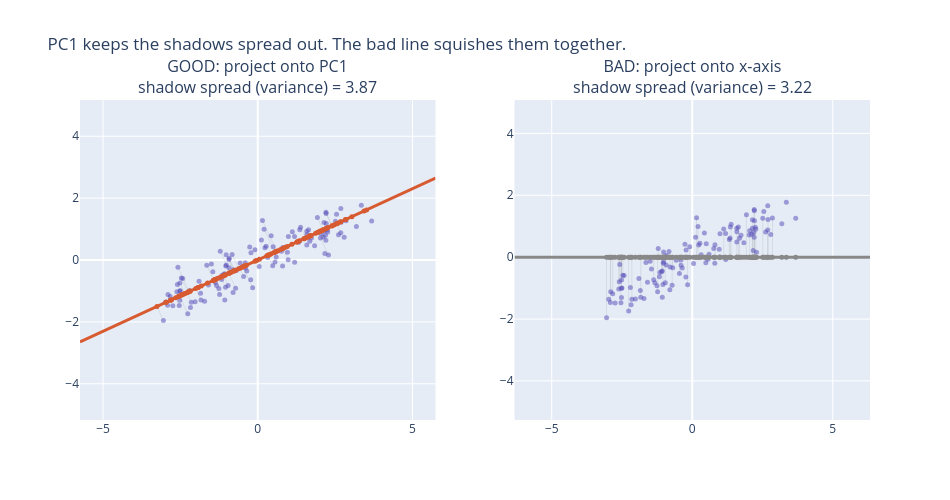

Notebook code cell kept with this figure:
### Markdown cell above
**THIS is projection.** Every purple point sends a perpendicular ray down to the orange line. The orange dot where it lands is its shadow. We just turned a 2D point into a single number (how far along the orange line the shadow sits).

Notice the shadows are nicely spread out along the line — they keep most of the separation the original points had. That's *not an accident*. PCA chose this line precisely because it maximizes how spread out the shadows are.

## Step 3: Why is PC1 the *best* line? Compare a bad choice.

Let's project onto a bad direction (say, straight down onto the x-axis) and watch the shadows bunch up and lose information.

### Code cell
bad_dir = np.array([1.0, 0.0])    # project onto x-axis (a bad choice)
coords_bad = X @ bad_dir
feet_bad = np.outer(coords_bad, bad_dir)

fig = make_subplots(rows=1, cols=2, subplot_titles=(
    f'GOOD: project onto PC1<br>shadow spread (variance) = {coords_pc1.var():.2f}',
    f'BAD: project onto x-axis<br>shadow spread (variance) = {coords_bad.var():.2f}'
))

# --- left: good ---
fig.add_trace(go.Scatter(x=[-pc1[0]*line_ext, pc1[0]*line_ext],
    y=[-pc1[1]*line_ext, pc1[1]*line_ext], mode='lines',
    line=dict(color='#D85A30', width=3), showlegend=False), row=1, col=1)
for i in range(0, n, 2):
    fig.add_trace(go.Scatter(x=[X[i,0], feet[i,0]], y=[X[i,1], feet[i,1]],
        mode='lines', line=dict(color='gray', width=0.5), opacity=0.3,
        showlegend=False, hoverinfo='skip'), row=1, col=1)
fig.add_trace(go.Scatter(x=X[:,0], y=X[:,1], mode='markers',
    marker=dict(size=5, color='#534AB7', opacity=0.5), showlegend=False), row=1, col=1)
fig.add_trace(go.Scatter(x=feet[:,0], y=feet[:,1], mode='markers',
    marker=dict(size=5, color='#D85A30'), showlegend=False), row=1, col=1)

# --- right: bad ---
fig.add_trace(go.Scatter(x=[-line_ext, line_ext], y=[0, 0], mode='lines',
    line=dict(color='#888', width=3), showlegend=False), row=1, col=2)
for i in range(0, n, 2):
    fig.add_trace(go.Scatter(x=[X[i,0], feet_bad[i,0]], y=[X[i,1], feet_bad[i,1]],
        mode='lines', line=dict(color='gray', width=0.5), opacity=0.3,
        showlegend=False, hoverinfo='skip'), row=1, col=2)
fig.add_trace(go.Scatter(x=X[:,0], y=X[:,1], mode='markers',
    marker=dict(size=5, color='#534AB7', opacity=0.5), showlegend=False), row=1, col=2)
fig.add_trace(go.Scatter(x=feet_bad[:,0], y=feet_bad[:,1], mode='markers',
    marker=dict(size=5, color='#888'), showlegend=False), row=1, col=2)

fig.update_layout(title='PC1 keeps the shadows spread out. The bad line squishes them together.',
    width=950, height=500)
fig.update_yaxes(scaleanchor='x', scaleratio=1)
fig.show()

### Figure 1 — Plotly figure (JSON) as saved in the notebook; plotly's stock layout.template omitted (floating-point values rounded to 4 significant figures)
{"data": [{"line": {"color": "#D85A30", "width": 3}, "mode": "lines", "showlegend": false, "type": "scatter", "x": [5.745, -5.745], "xaxis": "x", "y": [2.646, -2.646], "yaxis": "y"}, {"hoverinfo": "skip", "line": {"color": "gray", "width": 0.5}, "mode": "lines", "opacity": 0.3, "showlegend": false, "type": "scatter", "x": [-0.9213, -0.7398], "xaxis": "x", "y": [0.05325, -0.3407], "yaxis": "y"}, {"hoverinfo": "skip", "line": {"color": "gray", "width": 0.5}, "mode": "lines", "opacity": 0.3, "showlegend": false, "type": "scatter", "x": [1.347, 1.346], "xaxis": "x", "y": [0.6179, 0.6201], "yaxis": "y"}, {"hoverinfo": "skip", "line": {"color": "gray", "width": 0.5}, "mode": "lines", "opacity": 0.3, "showlegend": false, "type": "scatter", "x": [-1.833, -2.004], "xaxis": "x", "y": [-1.293, -0.9228], "yaxis": "y"}, {"hoverinfo": "skip", "line": {"color": "gray", "width": 0.5}, "mode": "lines", "opacity": 0.3, "showlegend": false, "type": "scatter", "x": [-2.537, -2.652], "xaxis": "x", "y": [-1.472, -1.222], "yaxis": "y"}, {"hoverinfo": "skip", "line": {"color": "gray", "width": 0.5}, "mode": "lines", "opacity": 0.3, "showlegend": false, "type": "scatter", "x": [0.1528, 0.6114], "xaxis": "x", "y": [1.277, 0.2816], "yaxis": "y"}, {"hoverinfo": "skip", "line": {"color": "gray", "width": 0.5}, "mode": "lines", "opacity": 0.3, "showlegend": false, "type": "scatter", "x": [-2.901, -2.818], "xaxis": "x", "y": [-1.116, -1.298], "yaxis": "y"}, {"hoverinfo": "skip", "line": {"color": "gray", "width": 0.5}, "mode": "lines", "opacity": 0.3, "showlegend": false, "type": "scatter", "x": [2.042, 2.01], "xaxis": "x", "y": [0.8566, 0.926], "yaxis": "y"}, {"hoverinfo": "skip", "line": {"color": "gray", "width": 0.5}, "mode": "lines", "opacity": 0.3, "showlegend": false, "type": "scatter", "x": [-1.042, -1.195], "xaxis": "x", "y": [-0.8808, -0.5502], "yaxis": "y"}, {"hoverinfo": "skip", "line": {"color": "gray", "width": 0.5}, "mode": "lines", "opacity": 0.3, "showlegend": false, "type": "scatter", "x": [-0.9592, -1.105], "xaxis": "x", "y": [-0.8254, -0.5089], "yaxis": "y"}, {"hoverinfo": "skip", "line": {"color": "gray", "width": 0.5}, "mode": "lines", "opacity": 0.3, "showlegend": false, "type": "scatter", "x": [-1.064, -1.048], "xaxis": "x", "y": [-0.4483, -0.4826], "yaxis": "y"}, {"hoverinfo": "skip", "line": {"color": "gray", "width": 0.5}, "mode": "lines", "opacity": 0.3, "showlegend": false, "type": "scatter", "x": [0.8075, 0.8189], "xaxis": "x", "y": [0.4018, 0.3771], "yaxis": "y"}, {"hoverinfo": "skip", "line": {"color": "gray", "width": 0.5}, "mode": "lines", "opacity": 0.3, "showlegend": false, "type": "scatter", "x": [-1.212, -0.8926], "xaxis": "x", "y": [0.282, -0.4111], "yaxis": "y"}, {"hoverinfo": "skip", "line": {"color": "gray", "width": 0.5}, "mode": "lines", "opacity": 0.3, "showlegend": false, "type": "scatter", "x": [-0.1652, -0.4759], "xaxis": "x", "y": [-0.8938, -0.2192], "yaxis": "y"}, {"hoverinfo": "skip", "line": {"color": "gray", "width": 0.5}, "mode": "lines", "opacity": 0.3, "showlegend": false, "type": "scatter", "x": [-1.233, -1.442], "xaxis": "x", "y": [-1.118, -0.6639], "yaxis": "y"}, {"hoverinfo": "skip", "line": {"color": "gray", "width": 0.5}, "mode": "lines", "opacity": 0.3, "showlegend": false, "type": "scatter", "x": [0.9832, 0.8143], "xaxis": "x", "y": [0.00826, 0.375], "yaxis": "y"}, {"hoverinfo": "skip", "line": {"color": "gray", "width": 0.5}, "mode": "lines", "opacity": 0.3, "showlegend": false, "type": "scatter", "x": [1.319, 1.305], "xaxis": "x", "y": [0.5727, 0.6013], "yaxis": "y"}, {"hoverinfo": "skip", "line": {"color": "gray", "width": 0.5}, "mode": "lines", "opacity": 0.3, "showlegend": false, "type": "scatter", "x": [-2.263, -2.527], "xaxis": "x", "y": [-1.737, -1.164], "yaxis": "y"}, {"hoverinfo": "skip", "line": {"color": "gray", "width": 0.5}, "mode": "lines", "opacity": 0.3, "showlegend": false, "type": "scatter", "x": [2.51, 2.547], "xaxis": "x", "y": [1.255, 1.173], "yaxis": "y"}, {"hoverinfo": "skip", "line": {"color": "gray", "width": 0.5}, "mode": "lines", "opacity": 0.3, "showlegend": false, "type": "scatter", "x": [-1.02, -0.7778], "xaxis": "x", "y": [0.168, -0.3582], "yaxis": "y"}, {"hoverinfo": "skip", "line": {"color": "gray", "width": 0.5}, "mode": "lines", "opacity": 0.3, "showlegend": false, "type": "scatter", "x": [0.5974, 0.5295], "xaxis": "x", "y": [0.09637, 0.2439], "yaxis": "y"}, {"hoverinfo": "skip", "line": {"color": "gray", "width": 0.5}, "mode": "lines", "opacity": 0.3, "showlegend": false, "type": "scatter", "x": [-2.58, -2.219], "xaxis": "x", "y": [-0.237, -1.022], "yaxis": "y"}, {"hoverinfo": "skip", "line": {"color": "gray", "width": 0.5}, "mode": "lines", "opacity": 0.3, "showlegend": false, "type": "scatter", "x": [-3.049, -3.259], "xaxis": "x", "y": [-1.957, -1.501], "yaxis": "y"}, {"hoverinfo": "skip", "line": {"color": "gray", "width": 0.5}, "mode": "lines", "opacity": 0.3, "showlegend": false, "type": "scatter", "x": [-1.648, -1.424], "xaxis": "x", "y": [-0.1689, -0.6559], "yaxis": "y"}, {"hoverinfo": "skip", "line": {"color": "gray", "width": 0.5}, "mode": "lines", "opacity": 0.3, "showlegend": false, "type": "scatter", "x": [-0.692, -0.6999], "xaxis": "x", "y": [-0.3393, -0.3223], "yaxis": "y"}, {"hoverinfo": "skip", "line": {"color": "gray", "width": 0.5}, "mode": "lines", "opacity": 0.3, "showlegend": false, "type": "scatter", "x": [0.4835, 0.3295], "xaxis": "x", "y": [-0.1826, 0.1518], "yaxis": "y"}, {"hoverinfo": "skip", "line": {"color": "gray", "width": 0.5}, "mode": "lines", "opacity": 0.3, "showlegend": false, "type": "scatter", "x": [2.287, 1.948], "xaxis": "x", "y": [0.1603, 0.897], "yaxis": "y"}, {"hoverinfo": "skip", "line": {"color": "gray", "width": 0.5}, "mode": "lines", "opacity": 0.3, "showlegend": false, "type": "scatter", "x": [2.853, 2.835], "xaxis": "x", "y": [1.265, 1.306], "yaxis": "y"}, {"hoverinfo": "skip", "line": {"color": "gray", "width": 0.5}, "mode": "lines", "opacity": 0.3, "showlegend": false, "type": "scatter", "x": [0.2049, 0.547], "xaxis": "x", "y": [0.9947, 0.2519], "yaxis": "y"}, {"hoverinfo": "skip", "line": {"color": "gray", "width": 0.5}, "mode": "lines", "opacity": 0.3, "showlegend": false, "type": "scatter", "x": [-2.148, -2.29], "xaxis": "x", "y": [-1.363, -1.055], "yaxis": "y"}, {"hoverinfo": "skip", "line": {"color": "gray", "width": 0.5}, "mode": "lines", "opacity": 0.3, "showlegend": false, "type": "scatter", "x": [-2.516, -2.357], "xaxis": "x", "y": [-0.7398, -1.086], "yaxis": "y"}, {"hoverinfo": "skip", "line": {"color": "gray", "width": 0.5}, "mode": "lines", "opacity": 0.3, "showlegend": false, "type": "scatter", "x": [-0.8277, -0.6147], "xaxis": "x", "y": [0.1793, -0.2831], "yaxis": "y"}, {"hoverinfo": "skip", "line": {"color": "gray", "width": 0.5}, "mode": "lines", "opacity": 0.3, "showlegend": false, "type": "scatter", "x": [2.202, 2.06], "xaxis": "x", "y": [0.6416, 0.9489], "yaxis": "y"}, {"hoverinfo": "skip", "line": {"color": "gray", "width": 0.5}, "mode": "lines", "opacity": 0.3, "showlegend": false, "type": "scatter", "x": [-0.4558, -0.5772], "xaxis": "x", "y": [-0.5295, -0.2659], "yaxis": "y"}, {"hoverinfo": "skip", "line": {"color": "gray", "width": 0.5}, "mode": "lines", "opacity": 0.3, "showlegend": false, "type": "scatter", "x": [-2.519, -2.458], "xaxis": "x", "y": [-1.001, -1.132], "yaxis": "y"}, {"hoverinfo": "skip", "line": {"color": "gray", "width": 0.5}, "mode": "lines", "opacity": 0.3, "showlegend": false, "type": "scatter", "x": [-2.83, -2.784], "xaxis": "x", "y": [-1.183, -1.282], "yaxis": "y"}, {"hoverinfo": "skip", "line": {"color": "gray", "width": 0.5}, "mode": "lines", "opacity": 0.3, "showlegend": false, "type": "scatter", "x": [2.209, 2.392], "xaxis": "x", "y": [1.499, 1.102], "yaxis": "y"}, {"hoverinfo": "skip", "line": {"color": "gray", "width": 0.5}, "mode": "lines", "opacity": 0.3, "showlegend": false, "type": "scatter", "x": [-2.469, -2.258], "xaxis": "x", "y": [-0.5822, -1.04], "yaxis": "y"}, {"hoverinfo": "skip", "line": {"color": "gray", "width": 0.5}, "mode": "lines", "opacity": 0.3, "showlegend": false, "type": "scatter", "x": [1.682, 1.619], "xaxis": "x", "y": [0.6079, 0.7456], "yaxis": "y"}, {"hoverinfo": "skip", "line": {"color": "gray", "width": 0.5}, "mode": "lines", "opacity": 0.3, "showlegend": false, "type": "scatter", "x": [1.642, 1.725], "xaxis": "x", "y": [0.9742, 0.7943], "yaxis": "y"}, {"hoverinfo": "skip", "line": {"color": "gray", "width": 0.5}, "mode": "lines", "opacity": 0.3, "showlegend": false, "type": "scatter", "x": [-1.093, -1.076], "xaxis": "x", "y": [-0.4598, -0.4957], "yaxis": "y"}, {"hoverinfo": "skip", "line": {"color": "gray", "width": 0.5}, "mode": "lines", "opacity": 0.3, "showlegend": false, "type": "scatter", "x": [2.26, 2.207], "xaxis": "x", "y": [0.9016, 1.017], "yaxis": "y"}, {"hoverinfo": "skip", "line": {"color": "gray", "width": 0.5}, "mode": "lines", "opacity": 0.3, "showlegend": false, "type": "scatter", "x": [-0.7916, -0.7734], "xaxis": "x", "y": [-0.3165, -0.3562], "yaxis": "y"}, {"hoverinfo": "skip", "line": {"color": "gray", "width": 0.5}, "mode": "lines", "opacity": 0.3, "showlegend": false, "type": "scatter", "x": [-1.017, -0.8992], "xaxis": "x", "y": [-0.1592, -0.4141], "yaxis": "y"}, {"hoverinfo": "skip", "line": {"color": "gray", "width": 0.5}, "mode": "lines", "opacity": 0.3, "showlegend": false, "type": "scatter", "x": [1.384, 1.545], "xaxis": "x", "y": [1.062, 0.7117], "yaxis": "y"}, {"hoverinfo": "skip", "line": {"color": "gray", "width": 0.5}, "mode": "lines", "opacity": 0.3, "showlegend": false, "type": "scatter", "x": [2.686, 2.549], "xaxis": "x", "y": [0.8781, 1.174], "yaxis": "y"}, {"hoverinfo": "skip", "line": {"color": "gray", "width": 0.5}, "mode": "lines", "opacity": 0.3, "showlegend": false, "type": "scatter", "x": [-2.599, -2.446], "xaxis": "x", "y": [-0.7943, -1.126], "yaxis": "y"}, {"hoverinfo": "skip", "line": {"color": "gray", "width": 0.5}, "mode": "lines", "opacity": 0.3, "showlegend": false, "type": "scatter", "x": [1.588, 1.622], "xaxis": "x", "y": [0.822, 0.7471], "yaxis": "y"}, {"hoverinfo": "skip", "line": {"color": "gray", "width": 0.5}, "mode": "lines", "opacity": 0.3, "showlegend": false, "type": "scatter", "x": [1.927, 2.111], "xaxis": "x", "y": [1.372, 0.9724], "yaxis": "y"}, {"hoverinfo": "skip", "line": {"color": "gray", "width": 0.5}, "mode": "lines", "opacity": 0.3, "showlegend": false, "type": "scatter", "x": [-0.09003, 0.05303], "xaxis": "x", "y": [0.3351, 0.02443], "yaxis": "y"}, {"hoverinfo": "skip", "line": {"color": "gray", "width": 0.5}, "mode": "lines", "opacity": 0.3, "showlegend": false, "type": "scatter", "x": [-2.914, -2.96], "xaxis": "x", "y": [-1.463, -1.363], "yaxis": "y"}, {"hoverinfo": "skip", "line": {"color": "gray", "width": 0.5}, "mode": "lines", "opacity": 0.3, "showlegend": false, "type": "scatter", "x": [-2.614, -2.547], "xaxis": "x", "y": [-1.028, -1.173], "yaxis": "y"}, {"hoverinfo": "skip", "line": {"color": "gray", "width": 0.5}, "mode": "lines", "opacity": 0.3, "showlegend": false, "type": "scatter", "x": [-0.9323, -0.7641], "xaxis": "x", "y": [0.01328, -0.3519], "yaxis": "y"}, {"hoverinfo": "skip", "line": {"color": "gray", "width": 0.5}, "mode": "lines", "opacity": 0.3, "showlegend": false, "type": "scatter", "x": [2.204, 2.405], "xaxis": "x", "y": [1.544, 1.108], "yaxis": "y"}, {"hoverinfo": "skip", "line": {"color": "gray", "width": 0.5}, "mode": "lines", "opacity": 0.3, "showlegend": false, "type": "scatter", "x": [-0.4021, -0.3664], "xaxis": "x", "y": [-0.09116, -0.1687], "yaxis": "y"}, {"hoverinfo": "skip", "line": {"color": "gray", "width": 0.5}, "mode": "lines", "opacity": 0.3, "showlegend": false, "type": "scatter", "x": [-1.372, -1.408], "xaxis": "x", "y": [-0.7268, -0.6484], "yaxis": "y"}, {"hoverinfo": "skip", "line": {"color": "gray", "width": 0.5}, "mode": "lines", "opacity": 0.3, "showlegend": false, "type": "scatter", "x": [-0.716, -0.9365], "xaxis": "x", "y": [-0.91, -0.4313], "yaxis": "y"}, {"hoverinfo": "skip", "line": {"color": "gray", "width": 0.5}, "mode": "lines", "opacity": 0.3, "showlegend": false, "type": "scatter", "x": [2.139, 2.12], "xaxis": "x", "y": [0.9347, 0.9765], "yaxis": "y"}, {"hoverinfo": "skip", "line": {"color": "gray", "width": 0.5}, "mode": "lines", "opacity": 0.3, "showlegend": false, "type": "scatter", "x": [1.119, 1.269], "xaxis": "x", "y": [0.9115, 0.5846], "yaxis": "y"}, {"hoverinfo": "skip", "line": {"color": "gray", "width": 0.5}, "mode": "lines", "opacity": 0.3, "showlegend": false, "type": "scatter", "x": [2.14, 2.225], "xaxis": "x", "y": [1.209, 1.025], "yaxis": "y"}, {"hoverinfo": "skip", "line": {"color": "gray", "width": 0.5}, "mode": "lines", "opacity": 0.3, "showlegend": false, "type": "scatter", "x": [2.696, 2.688], "xaxis": "x", "y": [1.221, 1.238], "yaxis": "y"}, {"marker": {"color": "#534AB7", "opacity": 0.5, "size": 5}, "mode": "markers", "showlegend": false, "type": "scatter", "x": [-0.9213, 2.686, 1.347, 0.1188, -1.833, -1.847, -2.537, 2.216, 0.1528, 1.192, -2.901, 2.611, 2.042, -1.452, -1.042, -1.717, -0.9592, 0.231, -1.064, -1.151, 0.8075, -1.065, -1.212, -0.5689, -0.1652, 1.356, -1.233, 0.4985, 0.9832, -2.973, 1.319, -2.425, -2.263, 3.682, 2.51, 1.736, -1.02, -2.503, 0.5974, -0.2194, -2.58, 0.2728, -3.049, 3.188, -1.648, 0.9586, -0.692, -0.2597, 0.4835, -1.256, 2.287, 1.837, 2.853, 2.794, 0.2049, 2.115, -2.148, -1.593, -2.516, -0.7972, -0.8277, -1.167, 2.202, -1.033, -0.4558, 0.558, -2.519, 2.188, -2.83, 3.348, 2.209, -2.024, -2.469, 2.17, 1.682, 2.245, 1.642, -2.745, -1.093, -2.519, 2.26, 0.9885, -0.7916, -2.175, -1.017, -0.3552, 1.384, 2.026, 2.686, -0.3973, -2.599, 1.585, 1.588, 0.7656, 1.927, 0.04593, -0.09003, -0.9284, -2.914, -1.898, -2.614, 0.4325, -0.9323, 0.3178, 2.204, -1.33, -0.4021, 1.188, -1.372, -2.202, -0.716, -1.499, 2.139, 1.586, 1.119, 2.547, 2.14, -0.2272, 2.696, 0.8026], "xaxis": "x", "y": [0.05325, 1.661, 0.6179, 0.6476, -1.293, -1.079, -1.472, 1.179, 1.277, -0.07466, -1.116, 0.8127, 0.8566, -0.3794, -0.8808, -1.333, -0.8254, 0.3941, -0.4483, -0.4917, 0.4018, -1.294, 0.282, -0.09932, -0.8938, 0.9781, -1.118, 0.4317, 0.00826, -1.359, 0.5727, -0.5941, -1.737, 1.261, 1.255, 0.7119, 0.168, -0.997, 0.09637, 0.2356, -0.237, 0.4465, -1.957, 1.082, -0.1689, 0.2525, -0.3393, 0.4181, -0.1826, -0.9212, 0.1603, 0.4637, 1.265, 0.7334, 0.9947, 0.7416, -1.363, -0.8117, -0.7398, -1.05, 0.1793, -0.6338, 0.6416, -0.1969, -0.5295, -0.06397, -1.001, 0.8005, -1.183, 1.774, 1.499, -1.351, -0.5822, 0.2136, 0.6079, 0.9704, 0.9742, -1.479, -0.4598, -1.302, 0.9016, 0.7578, -0.3165, -1.538, -0.1592, -0.3535, 1.062, 0.7125, 0.8781, -0.2594, -0.7943, 0.9319, 0.822, 0.2788, 1.372, -0.2072, 0.3351, -0.2502, -1.463, -0.6888, -1.028, 0.7827, 0.01328, 0.08214, 1.544, -0.8282, -0.09116, 0.7626, -0.7268, -0.983, -0.91, -0.1314, 0.9347, 0.4867, 0.9115, 1.479, 1.209, -0.6409, 1.221, -0.1929], "yaxis": "y"}, {"marker": {"color": "#D85A30", "size": 5}, "mode": "markers", "showlegend": false, "type": "scatter", "x": [-0.7398, 2.847, 1.346, 0.3441, -2.004, -1.934, -2.652, 2.276, 0.6114, 0.9554, -2.818, 2.463, 2.01, -1.342, -1.195, -1.923, -1.105, 0.3404, -1.048, -1.136, 0.8189, -1.371, -0.8926, -0.5071, -0.4759, 1.49, -1.442, 0.5753, 0.8143, -2.969, 1.305, -2.227, -2.527, 3.517, 2.547, 1.703, -0.7778, -2.444, 0.5295, -0.09145, -2.219, 0.3947, -3.259, 3.041, -1.424, 0.8868, -0.6999, -0.05536, 0.3295, -1.386, 1.948, 1.692, 2.835, 2.584, 0.547, 2.027, -2.29, -1.623, -2.357, -1.057, -0.6147, -1.203, 2.06, -0.927, -0.5772, 0.436, -2.458, 2.109, -2.784, 3.436, 2.392, -2.183, -2.258, 1.872, 1.619, 2.221, 1.725, -2.827, -1.076, -2.573, 2.207, 1.103, -0.7734, -2.379, -0.8992, -0.4274, 1.545, 1.942, 2.549, -0.4263, -2.446, 1.662, 1.622, 0.7375, 2.111, -0.04084, 0.05303, -0.861, -2.96, -1.827, -2.547, 0.6542, -0.7641, 0.2934, 2.405, -1.412, -0.3664, 1.27, -1.408, -2.19, -0.9365, -1.286, 2.12, 1.493, 1.269, 2.663, 2.225, -0.431, 2.688, 0.5888], "xaxis": "x", "y": [-0.3407, 1.311, 0.6201, 0.1585, -0.9228, -0.8907, -1.222, 1.048, 0.2816, 0.44, -1.298, 1.134, 0.926, -0.6181, -0.5502, -0.8858, -0.5089, 0.1568, -0.4826, -0.5234, 0.3771, -0.6313, -0.4111, -0.2336, -0.2192, 0.6864, -0.6639, 0.2649, 0.375, -1.367, 0.6013, -1.026, -1.164, 1.62, 1.173, 0.7843, -0.3582, -1.126, 0.2439, -0.04212, -1.022, 0.1818, -1.501, 1.401, -0.6559, 0.4084, -0.3223, -0.02549, 0.1518, -0.6383, 0.897, 0.7791, 1.306, 1.19, 0.2519, 0.9335, -1.055, -0.7473, -1.086, -0.4867, -0.2831, -0.5542, 0.9489, -0.4269, -0.2659, 0.2008, -1.132, 0.9715, -1.282, 1.583, 1.102, -1.005, -1.04, 0.862, 0.7456, 1.023, 0.7943, -1.302, -0.4957, -1.185, 1.017, 0.5082, -0.3562, -1.096, -0.4141, -0.1968, 0.7117, 0.8944, 1.174, -0.1964, -1.126, 0.7652, 0.7471, 0.3397, 0.9724, -0.01881, 0.02443, -0.3966, -1.363, -0.8416, -1.173, 0.3013, -0.3519, 0.1351, 1.108, -0.6505, -0.1687, 0.585, -0.6484, -1.009, -0.4313, -0.5925, 0.9765, 0.6878, 0.5846, 1.226, 1.025, -0.1985, 1.238, 0.2712], "yaxis": "y"}, {"line": {"color": "#888", "width": 3}, "mode": "lines", "showlegend": false, "type": "scatter", "x": [-6.325, 6.325], "xaxis": "x2", "y": [0, 0], "yaxis": "y2"}, {"hoverinfo": "skip", "line": {"color": "gray", "width": 0.5}, "mode": "lines", "opacity": 0.3, "showlegend": false, "type": "scatter", "x": [-0.9213, -0.9213], "xaxis": "x2", "y": [0.05325, 0], "yaxis": "y2"}, {"hoverinfo": "skip", "line": {"color": "gray", "width": 0.5}, "mode": "lines", "opacity": 0.3, "showlegend": false, "type": "scatter", "x": [1.347, 1.347], "xaxis": "x2", "y": [0.6179, 0], "yaxis": "y2"}, {"hoverinfo": "skip", "line": {"color": "gray", "width": 0.5}, "mode": "lines", "opacity": 0.3, "showlegend": false, "type": "scatter", "x": [-1.833, -1.833], "xaxis": "x2", "y": [-1.293, 0], "yaxis": "y2"}, {"hoverinfo": "skip", "line": {"color": "gray", "width": 0.5}, "mode": "lines", "opacity": 0.3, "showlegend": false, "type": "scatter", "x": [-2.537, -2.537], "xaxis": "x2", "y": [-1.472, 0], "yaxis": "y2"}, {"hoverinfo": "skip", "line": {"color": "gray", "width": 0.5}, "mode": "lines", "opacity": 0.3, "showlegend": false, "type": "scatter", "x": [0.1528, 0.1528], "xaxis": "x2", "y": [1.277, 0], "yaxis": "y2"}, {"hoverinfo": "skip", "line": {"color": "gray", "width": 0.5}, "mode": "lines", "opacity": 0.3, "showlegend": false, "type": "scatter", "x": [-2.901, -2.901], "xaxis": "x2", "y": [-1.116, 0], "yaxis": "y2"}, {"hoverinfo": "skip", "line": {"color": "gray", "width": 0.5}, "mode": "lines", "opacity": 0.3, "showlegend": false, "type": "scatter", "x": [2.042, 2.042], "xaxis": "x2", "y": [0.8566, 0], "yaxis": "y2"}, {"hoverinfo": "skip", "line": {"color": "gray", "width": 0.5}, "mode": "lines", "opacity": 0.3, "showlegend": false, "type": "scatter", "x": [-1.042, -1.042], "xaxis": "x2", "y": [-0.8808, 0], "yaxis": "y2"}, {"hoverinfo": "skip", "line": {"color": "gray", "width": 0.5}, "mode": "lines", "opacity": 0.3, "showlegend": false, "type": "scatter", "x": [-0.9592, -0.9592], "xaxis": "x2", "y": [-0.8254, 0], "yaxis": "y2"}, {"hoverinfo": "skip", "line": {"color": "gray", "width": 0.5}, "mode": "lines", "opacity": 0.3, "showlegend": false, "type": "scatter", "x": [-1.064, -1.064], "xaxis": "x2", "y": [-0.4483, 0], "yaxis": "y2"}, {"hoverinfo": "skip", "line": {"color": "gray", "width": 0.5}, "mode": "lines", "opacity": 0.3, "showlegend": false, "type": "scatter", "x": [0.8075, 0.8075], "xaxis": "x2", "y": [0.4018, 0], "yaxis": "y2"}, {"hoverinfo": "skip", "line": {"color": "gray", "width": 0.5}, "mode": "lines", "opacity": 0.3, "showlegend": false, "type": "scatter", "x": [-1.212, -1.212], "xaxis": "x2", "y": [0.282, 0], "yaxis": "y2"}, {"hoverinfo": "skip", "line": {"color": "gray", "width": 0.5}, "mode": "lines", "opacity": 0.3, "showlegend": false, "type": "scatter", "x": [-0.1652, -0.1652], "xaxis": "x2", "y": [-0.8938, 0], "yaxis": "y2"}, {"hoverinfo": "skip", "line": {"color": "gray", "width": 0.5}, "mode": "lines", "opacity": 0.3, "showlegend": false, "type": "scatter", "x": [-1.233, -1.233], "xaxis": "x2", "y": [-1.118, 0], "yaxis": "y2"}, {"hoverinfo": "skip", "line": {"color": "gray", "width": 0.5}, "mode": "lines", "opacity": 0.3, "showlegend": false, "type": "scatter", "x": [0.9832, 0.9832], "xaxis": "x2", "y": [0.00826, 0], "yaxis": "y2"}, {"hoverinfo": "skip", "line": {"color": "gray", "width": 0.5}, "mode": "lines", "opacity": 0.3, "showlegend": false, "type": "scatter", "x": [1.319, 1.319], "xaxis": "x2", "y": [0.5727, 0], "yaxis": "y2"}, {"hoverinfo": "skip", "line": {"color": "gray", "width": 0.5}, "mode": "lines", "opacity": 0.3, "showlegend": false, "type": "scatter", "x": [-2.263, -2.263], "xaxis": "x2", "y": [-1.737, 0], "yaxis": "y2"}, {"hoverinfo": "skip", "line": {"color": "gray", "width": 0.5}, "mode": "lines", "opacity": 0.3, "showlegend": false, "type": "scatter", "x": [2.51, 2.51], "xaxis": "x2", "y": [1.255, 0], "yaxis": "y2"}, {"hoverinfo": "skip", "line": {"color": "gray", "width": 0.5}, "mode": "lines", "opacity": 0.3, "showlegend": false, "type": "scatter", "x": [-1.02, -1.02], "xaxis": "x2", "y": [0.168, 0], "yaxis": "y2"}, {"hoverinfo": "skip", "line": {"color": "gray", "width": 0.5}, "mode": "lines", "opacity": 0.3, "showlegend": false, "type": "scatter", "x": [0.5974, 0.5974], "xaxis": "x2", "y": [0.09637, 0], "yaxis": "y2"}, {"hoverinfo": "skip", "line": {"color": "gray", "width": 0.5}, "mode": "lines", "opacity": 0.3, "showlegend": false, "type": "scatter", "x": [-2.58, -2.58], "xaxis": "x2", "y": [-0.237, 0], "yaxis": "y2"}, {"hoverinfo": "skip", "line": {"color": "gray", "width": 0.5}, "mode": "lines", "opacity": 0.3, "showlegend": false, "type": "scatter", "x": [-3.049, -3.049], "xaxis": "x2", "y": [-1.957, 0], "yaxis": "y2"}, {"hoverinfo": "skip", "line": {"color": "gray", "width": 0.5}, "mode": "lines", "opacity": 0.3, "showlegend": false, "type": "scatter", "x": [-1.648, -1.648], "xaxis": "x2", "y": [-0.1689, 0], "yaxis": "y2"}, {"hoverinfo": "skip", "line": {"color": "gray", "width": 0.5}, "mode": "lines", "opacity": 0.3, "showlegend": false, "type": "scatter", "x": [-0.692, -0.692], "xaxis": "x2", "y": [-0.3393, 0], "yaxis": "y2"}, {"hoverinfo": "skip", "line": {"color": "gray", "width": 0.5}, "mode": "lines", "opacity": 0.3, "showlegend": false, "type": "scatter", "x": [0.4835, 0.4835], "xaxis": "x2", "y": [-0.1826, 0], "yaxis": "y2"}, {"hoverinfo": "skip", "line": {"color": "gray", "width": 0.5}, "mode": "lines", "opacity": 0.3, "showlegend": false, "type": "scatter", "x": [2.287, 2.287], "xaxis": "x2", "y": [0.1603, 0], "yaxis": "y2"}, {"hoverinfo": "skip", "line": {"color": "gray", "width": 0.5}, "mode": "lines", "opacity": 0.3, "showlegend": false, "type": "scatter", "x": [2.853, 2.853], "xaxis": "x2", "y": [1.265, 0], "yaxis": "y2"}, {"hoverinfo": "skip", "line": {"color": "gray", "width": 0.5}, "mode": "lines", "opacity": 0.3, "showlegend": false, "type": "scatter", "x": [0.2049, 0.2049], "xaxis": "x2", "y": [0.9947, 0], "yaxis": "y2"}, {"hoverinfo": "skip", "line": {"color": "gray", "width": 0.5}, "mode": "lines", "opacity": 0.3, "showlegend": false, "type": "scatter", "x": [-2.148, -2.148], "xaxis": "x2", "y": [-1.363, 0], "yaxis": "y2"}, {"hoverinfo": "skip", "line": {"color": "gray", "width": 0.5}, "mode": "lines", "opacity": 0.3, "showlegend": false, "type": "scatter", "x": [-2.516, -2.516], "xaxis": "x2", "y": [-0.7398, 0], "yaxis": "y2"}, {"hoverinfo": "skip", "line": {"color": "gray", "width": 0.5}, "mode": "lines", "opacity": 0.3, "showlegend": false, "type": "scatter", "x": [-0.8277, -0.8277], "xaxis": "x2", "y": [0.1793, 0], "yaxis": "y2"}, {"hoverinfo": "skip", "line": {"color": "gray", "width": 0.5}, "mode": "lines", "opacity": 0.3, "showlegend": false, "type": "scatter", "x": [2.202, 2.202], "xaxis": "x2", "y": [0.6416, 0], "yaxis": "y2"}, {"hoverinfo": "skip", "line": {"color": "gray", "width": 0.5}, "mode": "lines", "opacity": 0.3, "showlegend": false, "type": "scatter", "x": [-0.4558, -0.4558], "xaxis": "x2", "y": [-0.5295, 0], "yaxis": "y2"}, {"hoverinfo": "skip", "line": {"color": "gray", "width": 0.5}, "mode": "lines", "opacity": 0.3, "showlegend": false, "type": "scatter", "x": [-2.519, -2.519], "xaxis": "x2", "y": [-1.001, 0], "yaxis": "y2"}, {"hoverinfo": "skip", "line": {"color": "gray", "width": 0.5}, "mode": "lines", "opacity": 0.3, "showlegend": false, "type": "scatter", "x": [-2.83, -2.83], "xaxis": "x2", "y": [-1.183, 0], "yaxis": "y2"}, {"hoverinfo": "skip", "line": {"color": "gray", "width": 0.5}, "mode": "lines", "opacity": 0.3, "showlegend": false, "type": "scatter", "x": [2.209, 2.209], "xaxis": "x2", "y": [1.499, 0], "yaxis": "y2"}, {"hoverinfo": "skip", "line": {"color": "gray", "width": 0.5}, "mode": "lines", "opacity": 0.3, "showlegend": false, "type": "scatter", "x": [-2.469, -2.469], "xaxis": "x2", "y": [-0.5822, 0], "yaxis": "y2"}, {"hoverinfo": "skip", "line": {"color": "gray", "width": 0.5}, "mode": "lines", "opacity": 0.3, "showlegend": false, "type": "scatter", "x": [1.682, 1.682], "xaxis": "x2", "y": [0.6079, 0], "yaxis": "y2"}, {"hoverinfo": "skip", "line": {"color": "gray", "width": 0.5}, "mode": "lines", "opacity": 0.3, "showlegend": false, "type": "scatter", "x": [1.642, 1.642], "xaxis": "x2", "y": [0.9742, 0], "yaxis": "y2"}, {"hoverinfo": "skip", "line": {"color": "gray", "width": 0.5}, "mode": "lines", "opacity": 0.3, "showlegend": false, "type": "scatter", "x": [-1.093, -1.093], "xaxis": "x2", "y": [-0.4598, 0], "yaxis": "y2"}, {"hoverinfo": "skip", "line": {"color": "gray", "width": 0.5}, "mode": "lines", "opacity": 0.3, "showlegend": false, "type": "scatter", "x": [2.26, 2.26], "xaxis": "x2", "y": [0.9016, 0], "yaxis": "y2"}, {"hoverinfo": "skip", "line": {"color": "gray", "width": 0.5}, "mode": "lines", "opacity": 0.3, "showlegend": false, "type": "scatter", "x": [-0.7916, -0.7916], "xaxis": "x2", "y": [-0.3165, 0], "yaxis": "y2"}, {"hoverinfo": "skip", "line": {"color": "gray", "width": 0.5}, "mode": "lines", "opacity": 0.3, "showlegend": false, "type": "scatter", "x": [-1.017, -1.017], "xaxis": "x2", "y": [-0.1592, 0], "yaxis": "y2"}, {"hoverinfo": "skip", "line": {"color": "gray", "width": 0.5}, "mode": "lines", "opacity": 0.3, "showlegend": false, "type": "scatter", "x": [1.384, 1.384], "xaxis": "x2", "y": [1.062, 0], "yaxis": "y2"}, {"hoverinfo": "skip", "line": {"color": "gray", "width": 0.5}, "mode": "lines", "opacity": 0.3, "showlegend": false, "type": "scatter", "x": [2.686, 2.686], "xaxis": "x2", "y": [0.8781, 0], "yaxis": "y2"}, {"hoverinfo": "skip", "line": {"color": "gray", "width": 0.5}, "mode": "lines", "opacity": 0.3, "showlegend": false, "type": "scatter", "x": [-2.599, -2.599], "xaxis": "x2", "y": [-0.7943, 0], "yaxis": "y2"}, {"hoverinfo": "skip", "line": {"color": "gray", "width": 0.5}, "mode": "lines", "opacity": 0.3, "showlegend": false, "type": "scatter", "x": [1.588, 1.588], "xaxis": "x2", "y": [0.822, 0], "yaxis": "y2"}, {"hoverinfo": "skip", "line": {"color": "gray", "width": 0.5}, "mode": "lines", "opacity": 0.3, "showlegend": false, "type": "scatter", "x": [1.927, 1.927], "xaxis": "x2", "y": [1.372, 0], "yaxis": "y2"}, {"hoverinfo": "skip", "line": {"color": "gray", "width": 0.5}, "mode": "lines", "opacity": 0.3, "showlegend": false, "type": "scatter", "x": [-0.09003, -0.09003], "xaxis": "x2", "y": [0.3351, 0], "yaxis": "y2"}, {"hoverinfo": "skip", "line": {"color": "gray", "width": 0.5}, "mode": "lines", "opacity": 0.3, "showlegend": false, "type": "scatter", "x": [-2.914, -2.914], "xaxis": "x2", "y": [-1.463, 0], "yaxis": "y2"}, {"hoverinfo": "skip", "line": {"color": "gray", "width": 0.5}, "mode": "lines", "opacity": 0.3, "showlegend": false, "type": "scatter", "x": [-2.614, -2.614], "xaxis": "x2", "y": [-1.028, 0], "yaxis": "y2"}, {"hoverinfo": "skip", "line": {"color": "gray", "width": 0.5}, "mode": "lines", "opacity": 0.3, "showlegend": false, "type": "scatter", "x": [-0.9323, -0.9323], "xaxis": "x2", "y": [0.01328, 0], "yaxis": "y2"}, {"hoverinfo": "skip", "line": {"color": "gray", "width": 0.5}, "mode": "lines", "opacity": 0.3, "showlegend": false, "type": "scatter", "x": [2.204, 2.204], "xaxis": "x2", "y": [1.544, 0], "yaxis": "y2"}, {"hoverinfo": "skip", "line": {"color": "gray", "width": 0.5}, "mode": "lines", "opacity": 0.3, "showlegend": false, "type": "scatter", "x": [-0.4021, -0.4021], "xaxis": "x2", "y": [-0.09116, 0], "yaxis": "y2"}, {"hoverinfo": "skip", "line": {"color": "gray", "width": 0.5}, "mode": "lines", "opacity": 0.3, "showlegend": false, "type": "scatter", "x": [-1.372, -1.372], "xaxis": "x2", "y": [-0.7268, 0], "yaxis": "y2"}, {"hoverinfo": "skip", "line": {"color": "gray", "width": 0.5}, "mode": "lines", "opacity": 0.3, "showlegend": false, "type": "scatter", "x": [-0.716, -0.716], "xaxis": "x2", "y": [-0.91, 0], "yaxis": "y2"}, {"hoverinfo": "skip", "line": {"color": "gray", "width": 0.5}, "mode": "lines", "opacity": 0.3, "showlegend": false, "type": "scatter", "x": [2.139, 2.139], "xaxis": "x2", "y": [0.9347, 0], "yaxis": "y2"}, {"hoverinfo": "skip", "line": {"color": "gray", "width": 0.5}, "mode": "lines", "opacity": 0.3, "showlegend": false, "type": "scatter", "x": [1.119, 1.119], "xaxis": "x2", "y": [0.9115, 0], "yaxis": "y2"}, {"hoverinfo": "skip", "line": {"color": "gray", "width": 0.5}, "mode": "lines", "opacity": 0.3, "showlegend": false, "type": "scatter", "x": [2.14, 2.14], "xaxis": "x2", "y": [1.209, 0], "yaxis": "y2"}, {"hoverinfo": "skip", "line": {"color": "gray", "width": 0.5}, "mode": "lines", "opacity": 0.3, "showlegend": false, "type": "scatter", "x": [2.696, 2.696], "xaxis": "x2", "y": [1.221, 0], "yaxis": "y2"}, {"marker": {"color": "#534AB7", "opacity": 0.5, "size": 5}, "mode": "markers", "showlegend": false, "type": "scatter", "x": [-0.9213, 2.686, 1.347, 0.1188, -1.833, -1.847, -2.537, 2.216, 0.1528, 1.192, -2.901, 2.611, 2.042, -1.452, -1.042, -1.717, -0.9592, 0.231, -1.064, -1.151, 0.8075, -1.065, -1.212, -0.5689, -0.1652, 1.356, -1.233, 0.4985, 0.9832, -2.973, 1.319, -2.425, -2.263, 3.682, 2.51, 1.736, -1.02, -2.503, 0.5974, -0.2194, -2.58, 0.2728, -3.049, 3.188, -1.648, 0.9586, -0.692, -0.2597, 0.4835, -1.256, 2.287, 1.837, 2.853, 2.794, 0.2049, 2.115, -2.148, -1.593, -2.516, -0.7972, -0.8277, -1.167, 2.202, -1.033, -0.4558, 0.558, -2.519, 2.188, -2.83, 3.348, 2.209, -2.024, -2.469, 2.17, 1.682, 2.245, 1.642, -2.745, -1.093, -2.519, 2.26, 0.9885, -0.7916, -2.175, -1.017, -0.3552, 1.384, 2.026, 2.686, -0.3973, -2.599, 1.585, 1.588, 0.7656, 1.927, 0.04593, -0.09003, -0.9284, -2.914, -1.898, -2.614, 0.4325, -0.9323, 0.3178, 2.204, -1.33, -0.4021, 1.188, -1.372, -2.202, -0.716, -1.499, 2.139, 1.586, 1.119, 2.547, 2.14, -0.2272, 2.696, 0.8026], "xaxis": "x2", "y": [0.05325, 1.661, 0.6179, 0.6476, -1.293, -1.079, -1.472, 1.179, 1.277, -0.07466, -1.116, 0.8127, 0.8566, -0.3794, -0.8808, -1.333, -0.8254, 0.3941, -0.4483, -0.4917, 0.4018, -1.294, 0.282, -0.09932, -0.8938, 0.9781, -1.118, 0.4317, 0.00826, -1.359, 0.5727, -0.5941, -1.737, 1.261, 1.255, 0.7119, 0.168, -0.997, 0.09637, 0.2356, -0.237, 0.4465, -1.957, 1.082, -0.1689, 0.2525, -0.3393, 0.4181, -0.1826, -0.9212, 0.1603, 0.4637, 1.265, 0.7334, 0.9947, 0.7416, -1.363, -0.8117, -0.7398, -1.05, 0.1793, -0.6338, 0.6416, -0.1969, -0.5295, -0.06397, -1.001, 0.8005, -1.183, 1.774, 1.499, -1.351, -0.5822, 0.2136, 0.6079, 0.9704, 0.9742, -1.479, -0.4598, -1.302, 0.9016, 0.7578, -0.3165, -1.538, -0.1592, -0.3535, 1.062, 0.7125, 0.8781, -0.2594, -0.7943, 0.9319, 0.822, 0.2788, 1.372, -0.2072, 0.3351, -0.2502, -1.463, -0.6888, -1.028, 0.7827, 0.01328, 0.08214, 1.544, -0.8282, -0.09116, 0.7626, -0.7268, -0.983, -0.91, -0.1314, 0.9347, 0.4867, 0.9115, 1.479, 1.209, -0.6409, 1.221, -0.1929], "yaxis": "y2"}, {"marker": {"color": "#888", "size": 5}, "mode": "markers", "showlegend": false, "type": "scatter", "x": [-0.9213, 2.686, 1.347, 0.1188, -1.833, -1.847, -2.537, 2.216, 0.1528, 1.192, -2.901, 2.611, 2.042, -1.452, -1.042, -1.717, -0.9592, 0.231, -1.064, -1.151, 0.8075, -1.065, -1.212, -0.5689, -0.1652, 1.356, -1.233, 0.4985, 0.9832, -2.973, 1.319, -2.425, -2.263, 3.682, 2.51, 1.736, -1.02, -2.503, 0.5974, -0.2194, -2.58, 0.2728, -3.049, 3.188, -1.648, 0.9586, -0.692, -0.2597, 0.4835, -1.256, 2.287, 1.837, 2.853, 2.794, 0.2049, 2.115, -2.148, -1.593, -2.516, -0.7972, -0.8277, -1.167, 2.202, -1.033, -0.4558, 0.558, -2.519, 2.188, -2.83, 3.348, 2.209, -2.024, -2.469, 2.17, 1.682, 2.245, 1.642, -2.745, -1.093, -2.519, 2.26, 0.9885, -0.7916, -2.175, -1.017, -0.3552, 1.384, 2.026, 2.686, -0.3973, -2.599, 1.585, 1.588, 0.7656, 1.927, 0.04593, -0.09003, -0.9284, -2.914, -1.898, -2.614, 0.4325, -0.9323, 0.3178, 2.204, -1.33, -0.4021, 1.188, -1.372, -2.202, -0.716, -1.499, 2.139, 1.586, 1.119, 2.547, 2.14, -0.2272, 2.696, 0.8026], "xaxis": "x2", "y": [-0.0, 0.0, 0.0, 0.0, -0.0, -0.0, -0.0, 0.0, 0.0, 0.0, -0.0, 0.0, 0.0, -0.0, -0.0, -0.0, -0.0, 0.0, -0.0, -0.0, 0.0, -0.0, -0.0, -0.0, -0.0, 0.0, -0.0, 0.0, 0.0, -0.0, 0.0, -0.0, -0.0, 0.0, 0.0, 0.0, -0.0, -0.0, 0.0, -0.0, -0.0, 0.0, -0.0, 0.0, -0.0, 0.0, -0.0, -0.0, 0.0, -0.0, 0.0, 0.0, 0.0, 0.0, 0.0, 0.0, -0.0, -0.0, -0.0, -0.0, -0.0, -0.0, 0.0, -0.0, -0.0, 0.0, -0.0, 0.0, -0.0, 0.0, 0.0, -0.0, -0.0, 0.0, 0.0, 0.0, 0.0, -0.0, -0.0, -0.0, 0.0, 0.0, -0.0, -0.0, -0.0, -0.0, 0.0, 0.0, 0.0, -0.0, -0.0, 0.0, 0.0, 0.0, 0.0, 0.0, -0.0, -0.0, -0.0, -0.0, -0.0, 0.0, -0.0, 0.0, 0.0, -0.0, -0.0, 0.0, -0.0, -0.0, -0.0, -0.0, 0.0, 0.0, 0.0, 0.0, 0.0, -0.0, 0.0, 0.0], "yaxis": "y2"}], "layout": {"annotations": [{"font": {"size": 16}, "showarrow": false, "text": "GOOD: project onto PC1<br>shadow spread (variance) = 3.87", "x": 0.225, "xanchor": "center", "xref": "paper", "y": 1, "yanchor": "bottom", "yref": "paper"}, {"font": {"size": 16}, "showarrow": false, "text": "BAD: project onto x-axis<br>shadow spread (variance) = 3.22", "x": 0.775, "xanchor": "center", "xref": "paper", "y": 1, "yanchor": "bottom", "yref": "paper"}], "height": 500, "title": {"text": "PC1 keeps the shadows spread out. The bad line squishes them together."}, "width": 950, "xaxis": {"anchor": "y", "domain": [0, 0.45]}, "xaxis2": {"anchor": "y2", "domain": [0.55, 1]}, "yaxis": {"anchor": "x", "domain": [0, 1], "scaleanchor": "x", "scaleratio": 1}, "yaxis2": {"anchor": "x2", "domain": [0, 1], "scaleanchor": "x", "scaleratio": 1}}}
